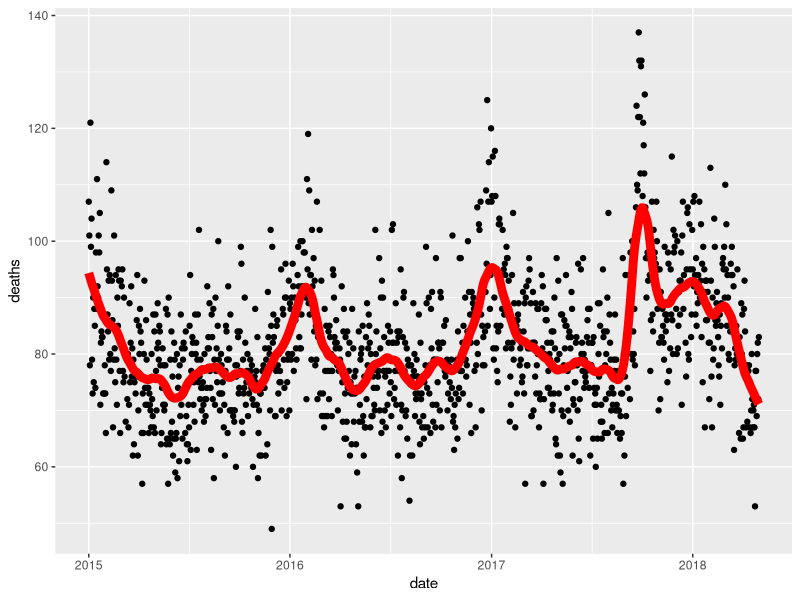
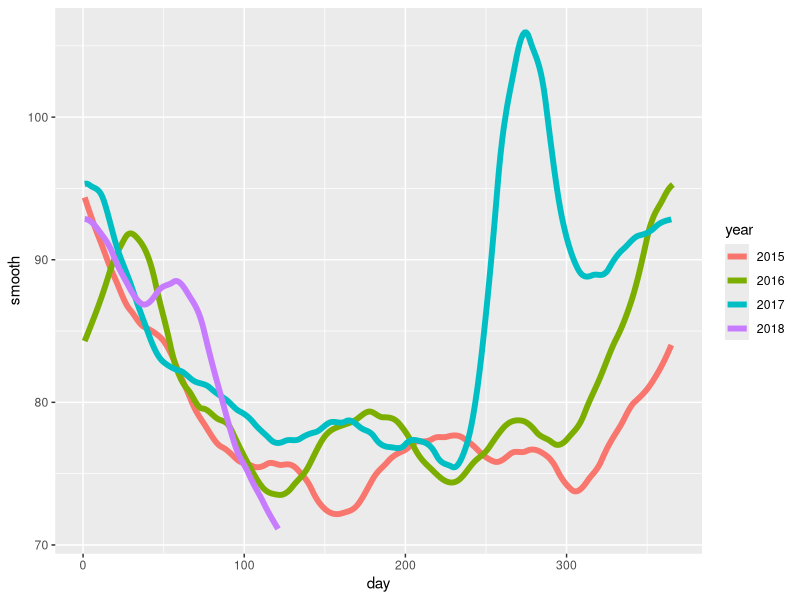
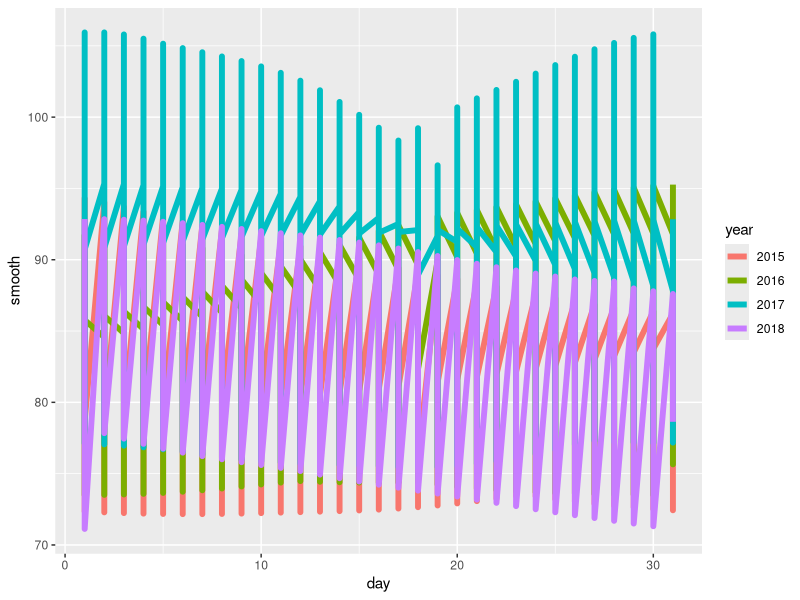
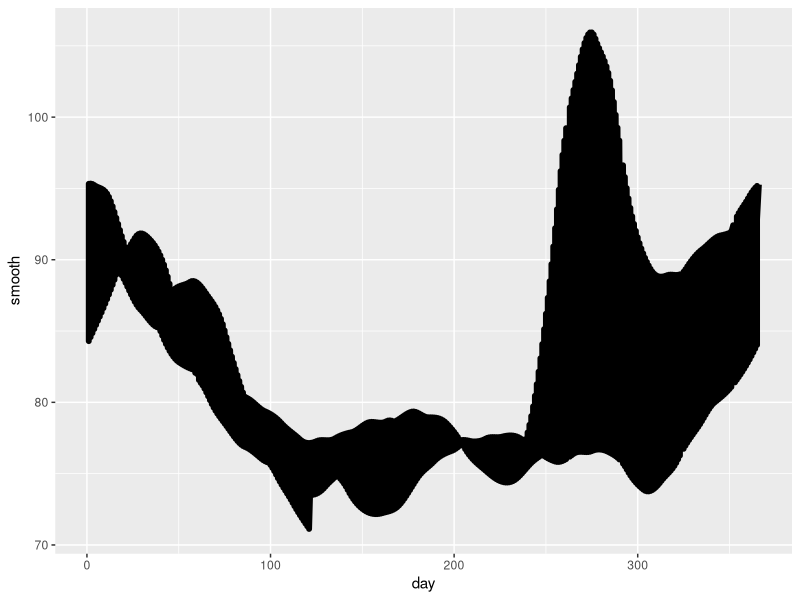
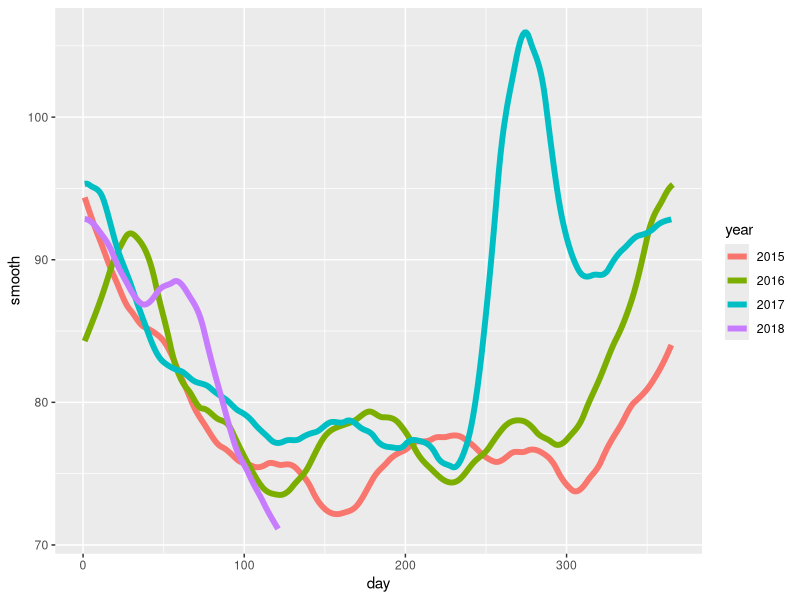

These charts were generated, in order, by the following R code: (Note: this script raises an error after producing the figures.)
library(tidyverse)
library(lubridate)
library(purrr)
library(pdftools)

fn <- system.file("extdata", "RD-Mortality-Report_2015-18-180531.pdf", package="dslabs")

dat <- map_df(str_split(pdf_text(fn), "\n"), function(s){
  s <- str_trim(s)
  header_index <- str_which(s, "2015")[1]
  tmp <- str_split(s[header_index], "\\s+", simplify = TRUE)
  month <- tmp[1]
  header <- tmp[-1]
  tail_index  <- str_which(s, "Total")
  n <- str_count(s, "\\d+")
  out <- c(1:header_index, which(n==1), which(n>=28), tail_index:length(s))
  s[-out] %>%
    str_remove_all("[^\\d\\s]") %>%
    str_trim() %>%
    str_split_fixed("\\s+", n = 6) %>%
    .[,1:5] %>%
    as.data.frame() %>% 
    setNames(c("day", header)) %>%
    mutate(month = month,
           day = as.numeric(day)) %>%
    gather(year, deaths, -c(day, month)) %>%
    mutate(deaths = as.numeric(deaths))
}) %>%
  mutate(month = recode(month, "JAN" = 1, "FEB" = 2, "MAR" = 3, "APR" = 4, "MAY" = 5, "JUN" = 6, 
                        "JUL" = 7, "AGO" = 8, "SEP" = 9, "OCT" = 10, "NOV" = 11, "DEC" = 12)) %>%
  mutate(date = make_date(year, month, day)) %>%
  dplyr::filter(date <= "2018-05-01")


head(dat)
total_days <- as.numeric(diff(range(dat$date)))
span <- 60 / total_days

fit <- loess(deaths~as.numeric(date), degree = 1, span = span, data = dat)

fit$fitted

#Q1)
dat %>% filter(!is.na(deaths)) %>% 
  mutate(smooth = fit$fitted) %>% 
  ggplot(aes(date, deaths)) +
  geom_point() + 
  geom_line(aes(date, smooth), color = "red", lwd = 3)

#Q2)
dat %>% filter(!is.na(deaths)) %>% 
  mutate(smooth = predict(fit), day = yday(date), year = as.character(year(date))) %>%
  ggplot(aes(day, smooth, col = year)) +
  geom_line(lwd = 2)

dat %>% filter(!is.na(deaths)) %>% 
  mutate(smooth = predict(fit, as.numeric(date)), day = mday(date), year = as.character(year(date))) %>%
  ggplot(aes(day, smooth, col = year)) +
  geom_line(lwd = 2)

dat %>% filter(!is.na(deaths)) %>%
  mutate(smooth = predict(fit, as.numeric(date)), day = yday(date), year = as.character(year(date))) %>%
  ggplot(aes(day, smooth)) +
  geom_line(lwd = 2)

#correct answer
dat %>% filter(!is.na(deaths)) %>%
  mutate(smooth = predict(fit, as.numeric(date)), day = yday(date), year = as.character(year(date))) %>%
  ggplot(aes(day, smooth, col = year)) +
  geom_line(lwd = 2)


#Q3)
library(broom)
mnist_27$train %>% glm(y ~ x_2, family = "binomial", data = .) %>% tidy()
qplot(x_2, y, data = mnist_27$train)

mnist_27$train %>% 
  mutate(y = ifelse(y=="7", 1, 0)) %>%
  ggplot(aes(x_2, y)) + 
  geom_smooth(method = "loess")
